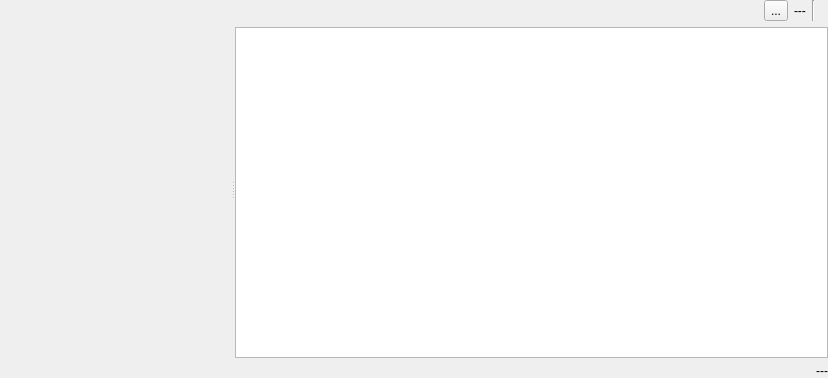
<?xml version="1.0" encoding="UTF-8"?>
<ui version="4.0">
 <class>ReosHubEauWidget</class>
 <widget class="QWidget" name="ReosHubEauWidget">
  <property name="geometry">
   <rect>
    <x>0</x>
    <y>0</y>
    <width>828</width>
    <height>378</height>
   </rect>
  </property>
  <property name="windowTitle">
   <string>Form</string>
  </property>
  <layout class="QVBoxLayout" name="verticalLayout" stretch="1">
   <property name="leftMargin">
    <number>0</number>
   </property>
   <property name="topMargin">
    <number>0</number>
   </property>
   <property name="rightMargin">
    <number>0</number>
   </property>
   <property name="bottomMargin">
    <number>0</number>
   </property>
   <item>
    <widget class="QSplitter" name="splitter">
     <property name="orientation">
      <enum>Qt::Horizontal</enum>
     </property>
     <widget class="ReosPlotWidget" name="mPlotWidget" native="true">
      <property name="autoFillBackground">
       <bool>false</bool>
      </property>
     </widget>
     <widget class="QWidget" name="widget_2" native="true">
      <layout class="QGridLayout" name="gridLayout">
       <property name="leftMargin">
        <number>0</number>
       </property>
       <property name="topMargin">
        <number>0</number>
       </property>
       <property name="rightMargin">
        <number>0</number>
       </property>
       <property name="bottomMargin">
        <number>0</number>
       </property>
       <item row="1" column="0">
        <widget class="QTextBrowser" name="mTextBrowser"/>
       </item>
       <item row="2" column="0">
        <widget class="QLabel" name="mCurrentStateLabel">
         <property name="sizePolicy">
          <sizepolicy hsizetype="Preferred" vsizetype="Preferred">
           <horstretch>0</horstretch>
           <verstretch>0</verstretch>
          </sizepolicy>
         </property>
         <property name="text">
          <string>---</string>
         </property>
         <property name="alignment">
          <set>Qt::AlignRight|Qt::AlignTrailing|Qt::AlignVCenter</set>
         </property>
        </widget>
       </item>
       <item row="0" column="0">
        <layout class="QHBoxLayout" name="mHeaderLayout">
         <property name="topMargin">
          <number>0</number>
         </property>
         <item>
          <widget class="QWidget" name="mToolWidget" native="true">
           <property name="sizePolicy">
            <sizepolicy hsizetype="Preferred" vsizetype="Preferred">
             <horstretch>0</horstretch>
             <verstretch>0</verstretch>
            </sizepolicy>
           </property>
          </widget>
         </item>
         <item>
          <spacer name="horizontalSpacer">
           <property name="orientation">
            <enum>Qt::Horizontal</enum>
           </property>
           <property name="sizeHint" stdset="0">
            <size>
             <width>40</width>
             <height>20</height>
            </size>
           </property>
          </spacer>
         </item>
         <item>
          <widget class="ReosNotificationButton" name="mNotificationButton">
           <property name="text">
            <string>...</string>
           </property>
          </widget>
         </item>
         <item>
          <widget class="QLabel" name="mStationCountLabel">
           <property name="text">
            <string>---</string>
           </property>
           <property name="scaledContents">
            <bool>false</bool>
           </property>
          </widget>
         </item>
         <item>
          <widget class="Line" name="line_2">
           <property name="orientation">
            <enum>Qt::Vertical</enum>
           </property>
          </widget>
         </item>
         <item>
          <widget class="QLabel" name="label">
           <property name="text">
            <string/>
           </property>
           <property name="pixmap">
            <pixmap resource="../../images/providers/hub-eau/hub-eau-images.qrc">:/hub-eau-images/logo-hubeau-blue.svg</pixmap>
           </property>
          </widget>
         </item>
        </layout>
       </item>
      </layout>
     </widget>
    </widget>
   </item>
  </layout>
 </widget>
 <customwidgets>
  <customwidget>
   <class>ReosPlotWidget</class>
   <extends>QWidget</extends>
   <header>reosplotwidget.h</header>
   <container>1</container>
  </customwidget>
  <customwidget>
   <class>ReosNotificationButton</class>
   <extends>QToolButton</extends>
   <header>reosnotificationbutton.h</header>
  </customwidget>
 </customwidgets>
 <resources>
  <include location="../../images/providers/hub-eau/hub-eau-images.qrc"/>
 </resources>
 <connections/>
</ui>
